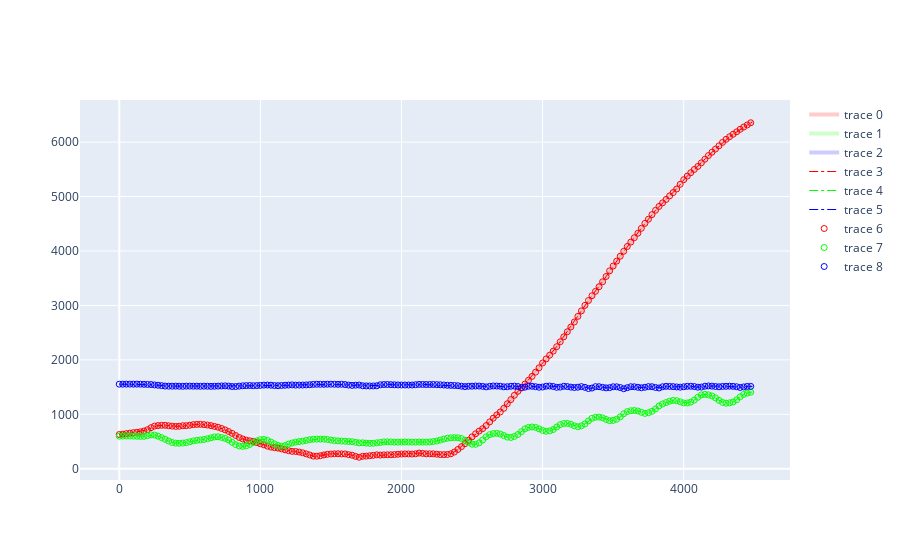

The notebook cell this image was saved under:
### Code cell
ix = np.random.randint(n_markers)

fig = go.Figure()

# Original data
fig.add_trace(go.Scatter(y=omc_data["pos"][:,0,ix], mode='lines', line=dict(width=4, color='rgba(255,0,0,.2)')))
fig.add_trace(go.Scatter(y=omc_data["pos"][:,1,ix], mode='lines', line=dict(width=4, color='rgba(0,255,0,.2)')))
fig.add_trace(go.Scatter(y=omc_data["pos"][:,2,ix], mode='lines', line=dict(width=4, color='rgba(0,0,255,.2)')))

# Interpolated data
fig.add_trace(go.Scatter(y=filled_data[:,0,ix], mode='lines', line=dict(width=1, color='rgba(255,0,0,1)', dash="dashdot")))
fig.add_trace(go.Scatter(y=filled_data[:,1,ix], mode='lines', line=dict(width=1, color='rgba(0,255,0,1)', dash="dashdot")))
fig.add_trace(go.Scatter(y=filled_data[:,2,ix], mode='lines', line=dict(width=1, color='rgba(0,0,255,1)', dash="dashdot")))

# Filtered data
fig.add_trace(go.Scatter(x=np.arange(0, n_time_steps, 25), y=filtered_data[::25,0,ix], mode='markers', marker=dict(symbol="circle-open", size=6, color='rgba(255,0,0,1)')))
fig.add_trace(go.Scatter(x=np.arange(0, n_time_steps, 25), y=filtered_data[::25,1,ix], mode='markers', marker=dict(symbol="circle-open", size=6, color='rgba(0,255,0,1)')))
fig.add_trace(go.Scatter(x=np.arange(0, n_time_steps, 25), y=filtered_data[::25,2,ix], mode='markers', marker=dict(symbol="circle-open", size=6, color='rgba(0,0,255,1)')))

### Figure 1 — Plotly figure (JSON) as saved in the notebook; plotly's stock layout.template omitted (floating-point values rounded to 4 significant figures; data arrays with more than 128 entries replaced by an {"elided": "..."} marker saying what was removed)
{"data": [{"line": {"color": "rgba(255,0,0,.2)", "width": 4}, "mode": "lines", "type": "scatter", "y": {"elided": "4488 float values"}}, {"line": {"color": "rgba(0,255,0,.2)", "width": 4}, "mode": "lines", "type": "scatter", "y": {"elided": "4488 float values"}}, {"line": {"color": "rgba(0,0,255,.2)", "width": 4}, "mode": "lines", "type": "scatter", "y": {"elided": "4488 float values"}}, {"line": {"color": "rgba(255,0,0,1)", "dash": "dashdot", "width": 1}, "mode": "lines", "type": "scatter", "y": {"elided": "4488 float values"}}, {"line": {"color": "rgba(0,255,0,1)", "dash": "dashdot", "width": 1}, "mode": "lines", "type": "scatter", "y": {"elided": "4488 float values"}}, {"line": {"color": "rgba(0,0,255,1)", "dash": "dashdot", "width": 1}, "mode": "lines", "type": "scatter", "y": {"elided": "4488 float values"}}, {"marker": {"color": "rgba(255,0,0,1)", "size": 6, "symbol": "circle-open"}, "mode": "markers", "type": "scatter", "x": {"elided": "180 int values"}, "y": {"elided": "180 float values"}}, {"marker": {"color": "rgba(0,255,0,1)", "size": 6, "symbol": "circle-open"}, "mode": "markers", "type": "scatter", "x": {"elided": "180 int values"}, "y": {"elided": "180 float values"}}, {"marker": {"color": "rgba(0,0,255,1)", "size": 6, "symbol": "circle-open"}, "mode": "markers", "type": "scatter", "x": {"elided": "180 int values"}, "y": {"elided": "180 float values"}}], "layout": {}}
